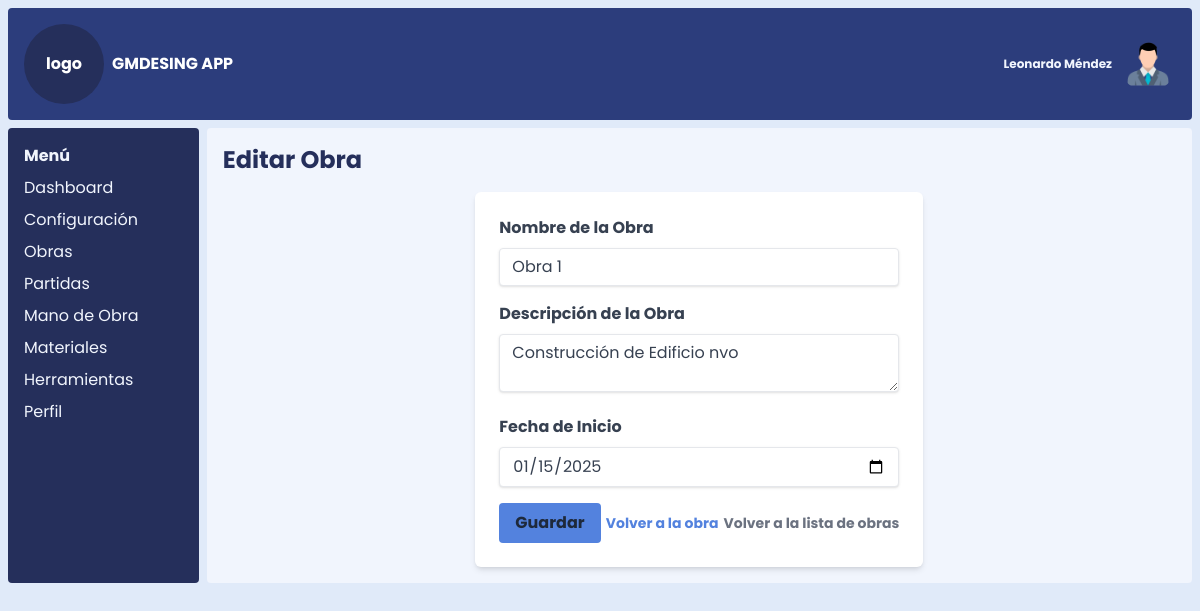
/obra/editar/1, run on the app's committed database.
### models.py (models this page shows)
class Obra(db.Model):
    __tablename__ = 'obra'
    id_obra = db.Column(db.Integer, primary_key=True)
    nombre_obra = db.Column(db.String(100), nullable=False)
    descripcion_obra = db.Column(db.Text)
    cliente_nombre = db.Column(db.String(100))
    fecha_inicio = db.Column(db.Date)
    gastos_administrativos = db.Column(db.Date)
    partidas = db.relationship('ObraPartida', back_populates='obra', lazy='dynamic')  # Relación con Partidas

### app.py (the view, shortened to what this page needs)
@app.route('/obra/editar/<int:id_obra>', methods=['GET', 'POST'])
def editar_obra(id_obra):
    obra = Obra.query.get_or_404(id_obra)
    form = ObraForm(obj=obra) # Pre-carga el formulario con los datos de la obra
    return render_template('crear_obra.html', form=form, edit=True, obra_id=id_obra, datos=datos) # Reutiliza crear_obra.html

### forms.py
class ObraForm(FlaskForm):
    nombre_obra = StringField('Nombre de la Obra', validators=[DataRequired()])
    descripcion_obra = TextAreaField('Descripción de la Obra')
    fecha_inicio = DateField('Fecha de Inicio', validators=[DataRequired()])
    submit = SubmitField('Guardar')

### templates/crear_obra.html (shortened to what this page needs)
{% extends 'index.html' %}
{% import 'componentes/formulario.html' as macros %}
{% block content %}
    <h1 class="text-2xl font-bold mb-4">{% if edit %}Editar Obra{% else %}Crear Nueva Obra{% endif %}</h1>
    <form method="POST" class="max-w-md mx-auto bg-white p-6 rounded-md shadow-md">
        {{ macros.render_field(form.nombre_obra) }}
        {{ macros.render_field(form.descripcion_obra) }}
        {{ macros.render_field(form.fecha_inicio) }}
        <div class="flex items-center justify-between">
            {{ form.submit(class="bg-blue-500 hover:bg-blue-700 text-slate-800 font-bold py-2 px-4 rounded focus:outline-none focus:shadow-outline") }}
            {% if edit %}
                <a href="{{ url_for('ver_obra', id_obra=obra_id) }}" class="inline-block align-baseline font-bold text-sm text-blue-500 hover:text-blue-800">Volver a la obra</a>
            {% endif %}
            <a href="{{ url_for('index') }}" class="inline-block align-baseline font-bold text-sm text-gray-500 hover:text-gray-800">Volver a la lista de obras</a>
        </div>
    </form>
{% endblock %}

### templates/componentes/formulario.html (shortened to what this page needs)
{% macro render_field(form_field) %}
    <div class="mb-4">
        {{ form_field.label(class="block text-gray-700 font-bold mb-2") }}
        {{ form_field(class="shadow appearance-none border rounded w-full py-2 px-3 text-gray-700 leading-tight focus:outline-none focus:shadow-outline") }}
    </div>
{% endmacro %}

### static/css/styles.css (style rules this page uses)
html, :host { line-height: 1.5; -webkit-text-size-adjust: 100%; -moz-tab-size: 4; -o-tab-size: 4; tab-size: 4; font-family: Poppins, sans-serif; font-feature-settings: normal; font-variation-settings: normal; -webkit-tap-highlight-color: transparent; }
body { margin: 0; line-height: inherit; }
h1, h2, h3, h4, h5, h6 { font-size: inherit; font-weight: inherit; }
a { color: inherit; text-decoration: inherit; }
button, input, optgroup, select, textarea { font-family: inherit; font-feature-settings: inherit; font-variation-settings: inherit; font-size: 100%; font-weight: inherit; line-height: inherit; letter-spacing: inherit; color: inherit; margin: 0; padding: 0; }
button, input:where([type='button']), input:where([type='reset']), input:where([type='submit']) { -webkit-appearance: button; background-color: transparent; background-image: none; }
blockquote, dl, dd, h1, h2, h3, h4, h5, h6, hr, figure, p, pre { margin: 0; }
textarea { resize: vertical; }
input::placeholder, textarea::placeholder { opacity: 1; color: #9ca3af; }
.base { --tw-bg-opacity: 1; background-color: rgb(224 234 249 / var(--tw-bg-opacity, 1)); }
.mx-auto { margin-left: auto; margin-right: auto; }
.mb-2 { margin-bottom: 0.5rem; }
.mb-4 { margin-bottom: 1rem; }
.block { display: block; }
.inline-block { display: inline-block; }
.flex { display: flex; }
.grid { display: grid; }
.h-\[100vh\] { height: 100vh; }
.w-full { width: 100%; }
.max-w-md { max-width: 28rem; }
.appearance-none { -webkit-appearance: none; -moz-appearance: none; appearance: none; }
.grid-cols-12 { grid-template-columns: repeat(12, minmax(0, 1fr)); }
.items-center { align-items: center; }
.justify-between { justify-content: space-between; }
.gap-2 { gap: 0.5rem; }
.rounded { border-radius: 0.25rem; }
.rounded-md { border-radius: 0.375rem; }
.border { border-width: 1px; }
.bg-blue-500 { --tw-bg-opacity: 1; background-color: rgb(83 130 222 / var(--tw-bg-opacity, 1)); }
.bg-white { --tw-bg-opacity: 1; background-color: rgb(255 255 255 / var(--tw-bg-opacity, 1)); }
.p-2 { padding: 0.5rem; }
.p-6 { padding: 1.5rem; }
.px-3 { padding-left: 0.75rem; padding-right: 0.75rem; }
.px-4 { padding-left: 1rem; padding-right: 1rem; }
.py-2 { padding-top: 0.5rem; padding-bottom: 0.5rem; }
.align-baseline { vertical-align: baseline; }
.text-2xl { font-size: 1.5rem; line-height: 2rem; }
.text-sm { font-size: 0.875rem; line-height: 1.25rem; }
.font-bold { font-weight: 700; }
.leading-tight { line-height: 1.25; }
.text-blue-500 { --tw-text-opacity: 1; color: rgb(83 130 222 / var(--tw-text-opacity, 1)); }
.text-gray-500 { --tw-text-opacity: 1; color: rgb(107 114 128 / var(--tw-text-opacity, 1)); }
.text-gray-700 { --tw-text-opacity: 1; color: rgb(55 65 81 / var(--tw-text-opacity, 1)); }
.text-slate-800 { --tw-text-opacity: 1; color: rgb(30 41 59 / var(--tw-text-opacity, 1)); }
.shadow { --tw-shadow: 0 1px 3px 0 rgb(0 0 0 / 0.1), 0 1px 2px -1px rgb(0 0 0 / 0.1); --tw-shadow-colored: 0 1px 3px 0 var(--tw-shadow-color), 0 1px 2px -1px var(--tw-shadow-color); box-shadow: var(--tw-ring-offset-shadow, 0 0 #0000), var(--tw-ring-shadow, 0 0 #0000), var(--tw-shadow); }
.shadow-md { --tw-shadow: 0 4px 6px -1px rgb(0 0 0 / 0.1), 0 2px 4px -2px rgb(0 0 0 / 0.1); --tw-shadow-colored: 0 4px 6px -1px var(--tw-shadow-color), 0 2px 4px -2px var(--tw-shadow-color); box-shadow: var(--tw-ring-offset-shadow, 0 0 #0000), var(--tw-ring-shadow, 0 0 #0000), var(--tw-shadow); }

### data on the page
Obra: nombre_obra "Obra 1", descripcion_obra "Construcción de Edificio nvo", fecha_inicio "01/15/2025"

### other printed values
{{ datos.sistema }} "GMDESING APP"
{{ datos.usuario }} "Leonardo Méndez"
{{ item.name }} "Dashboard" "Configuración" "Obras" "Partidas" "Mano de Obra" "Materiales" "Herramientas" "Perfil"
